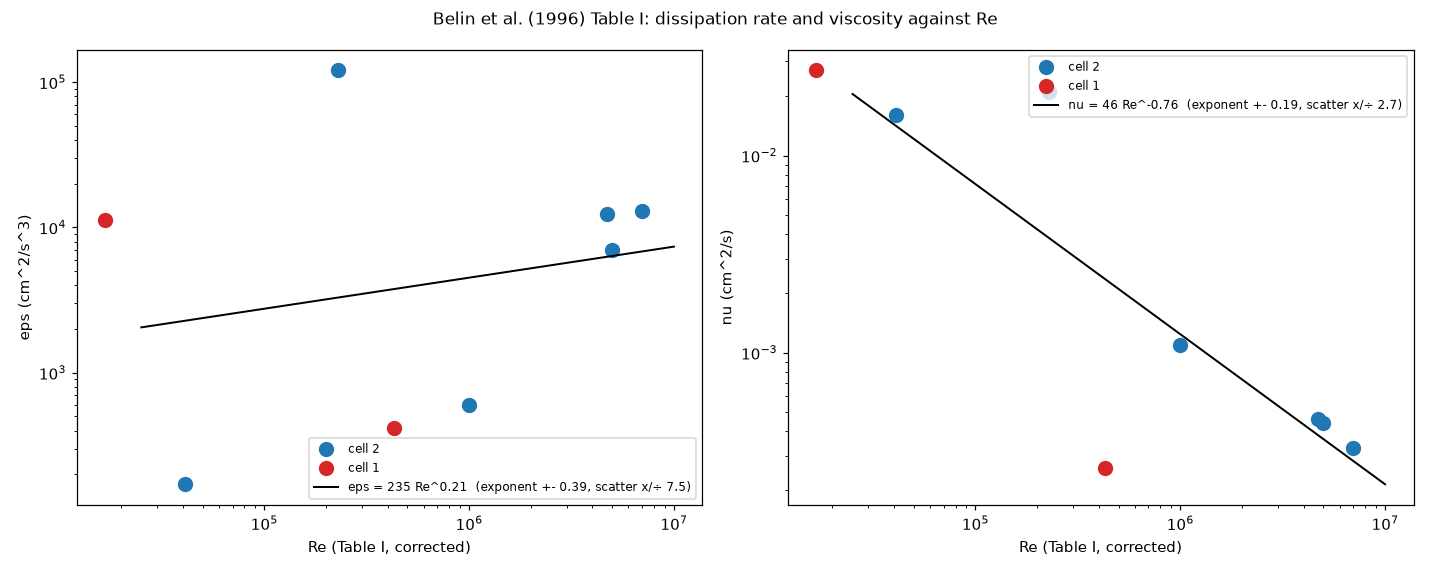

Source code (Python):
"""belin_table1_fit.py  v01  Belin et al. (1996) Table I, with the two misprints corrected (belin_table1.csv): the dissipation rate eps and the viscosity nu against Re, each with a straight line in log-log.
eps = 15 nu u'^2 / lambda^2 (cm^2/s^3).  Fit: log10 y = a + b log10 Re by least squares over the 8 runs; the standard error of b is from the covariance of the fit.
Usage: python belin_table1_fit.py     writes belin_table1_fit.png and prints the fits

Versions  M01 m01.v01 (2026-11-13): first version.
"""
import csv
import os

import matplotlib
matplotlib.use("Agg")
import matplotlib.pyplot as plt
import numpy as np

HERE = os.path.dirname(os.path.abspath(__file__))


def main():
    with open(os.path.join(HERE, "belin_table1.csv"), newline="", encoding="utf-8") as f:
        rows = list(csv.DictReader(f))
    cell = np.array([int(r["cell"]) for r in rows])
    nu, up, Re, lam = (np.array([float(r[k]) for r in rows]) for k in ("nu_cm2_s", "u_prime_cm_s", "Re_used", "lambda_um"))
    eps = 15 * nu * up ** 2 / (lam * 1e-4) ** 2
    fig, ax = plt.subplots(1, 2, figsize=(13, 5.2))
    grid = np.logspace(4.4, 7, 50)
    for a, y, label in ((ax[0], eps, "eps (cm^2/s^3)"), (ax[1], nu, "nu (cm^2/s)")):
        for c, colour in ((2, "tab:blue"), (1, "tab:red")):
            a.loglog(Re[cell == c], y[cell == c], "o", ms=9, color=colour, label="cell %d" % c)
        coef, cov = np.polyfit(np.log10(Re), np.log10(y), 1, cov=True)
        slope, intercept, err = coef[0], coef[1], np.sqrt(cov[0, 0])
        resid = np.log10(y) - (intercept + slope * np.log10(Re))
        a.loglog(grid, 10 ** intercept * grid ** slope, "k-", lw=1.3, label="%s = %.3g Re^%.2f  (exponent +- %.2f, scatter x/÷ %.1f)" % (label.split(" ")[0], 10 ** intercept, slope, err, 10 ** np.std(resid)))
        a.set_xlabel("Re (Table I, corrected)")
        a.set_ylabel(label)
        a.legend(fontsize=8)
        print("%-4s = %.4g Re^%.3f  (standard error of the exponent %.3f, rms scatter x/÷ %.2f, 8 runs)" % (label.split(" ")[0], 10 ** intercept, slope, err, 10 ** np.std(resid)))
    fig.suptitle("Belin et al. (1996) Table I: dissipation rate and viscosity against Re", fontsize=11)
    fig.tight_layout()
    fig.savefig(os.path.join(HERE, "belin_table1_fit.png"), dpi=110)


if __name__ == "__main__":
    main()
